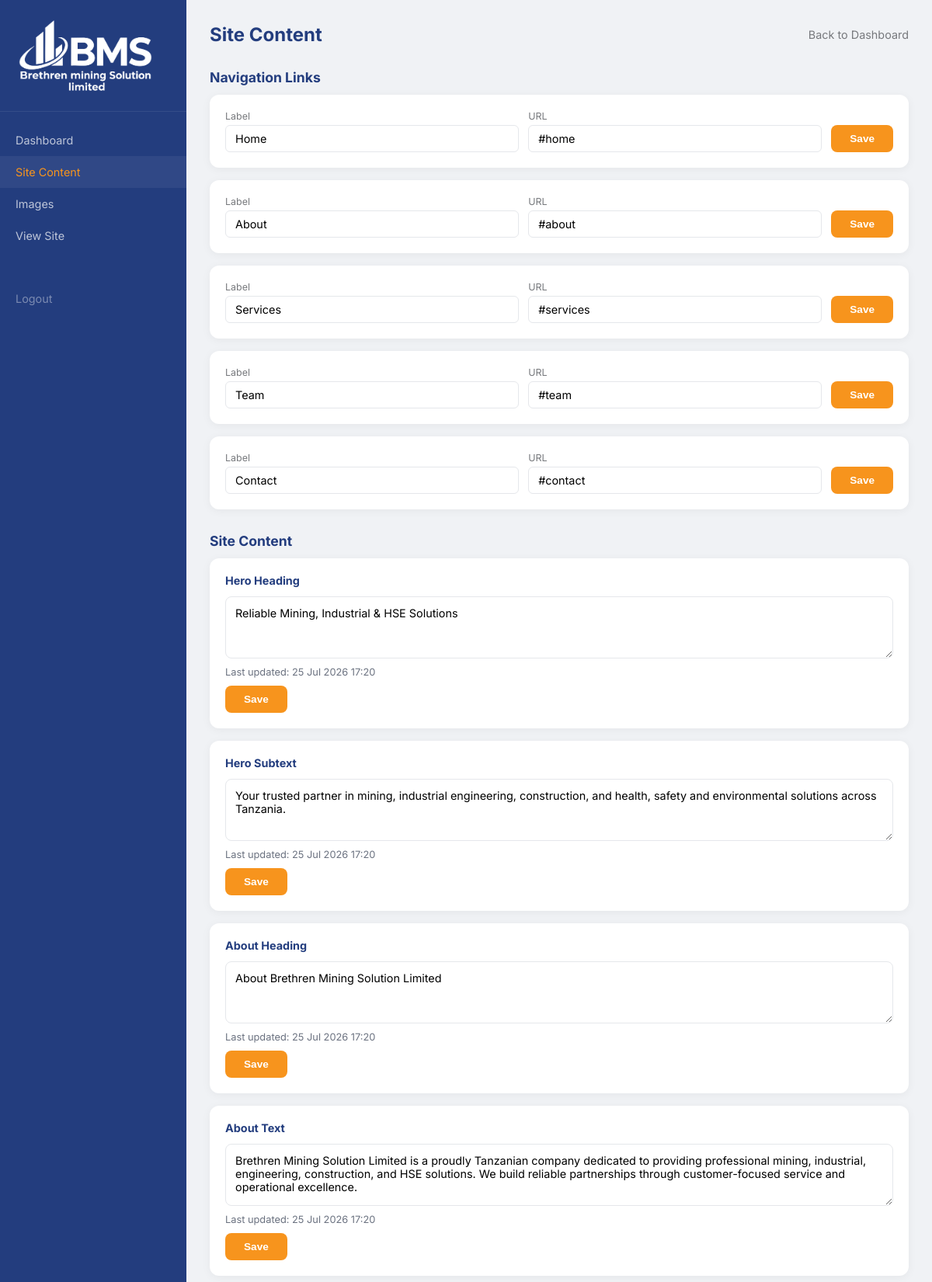
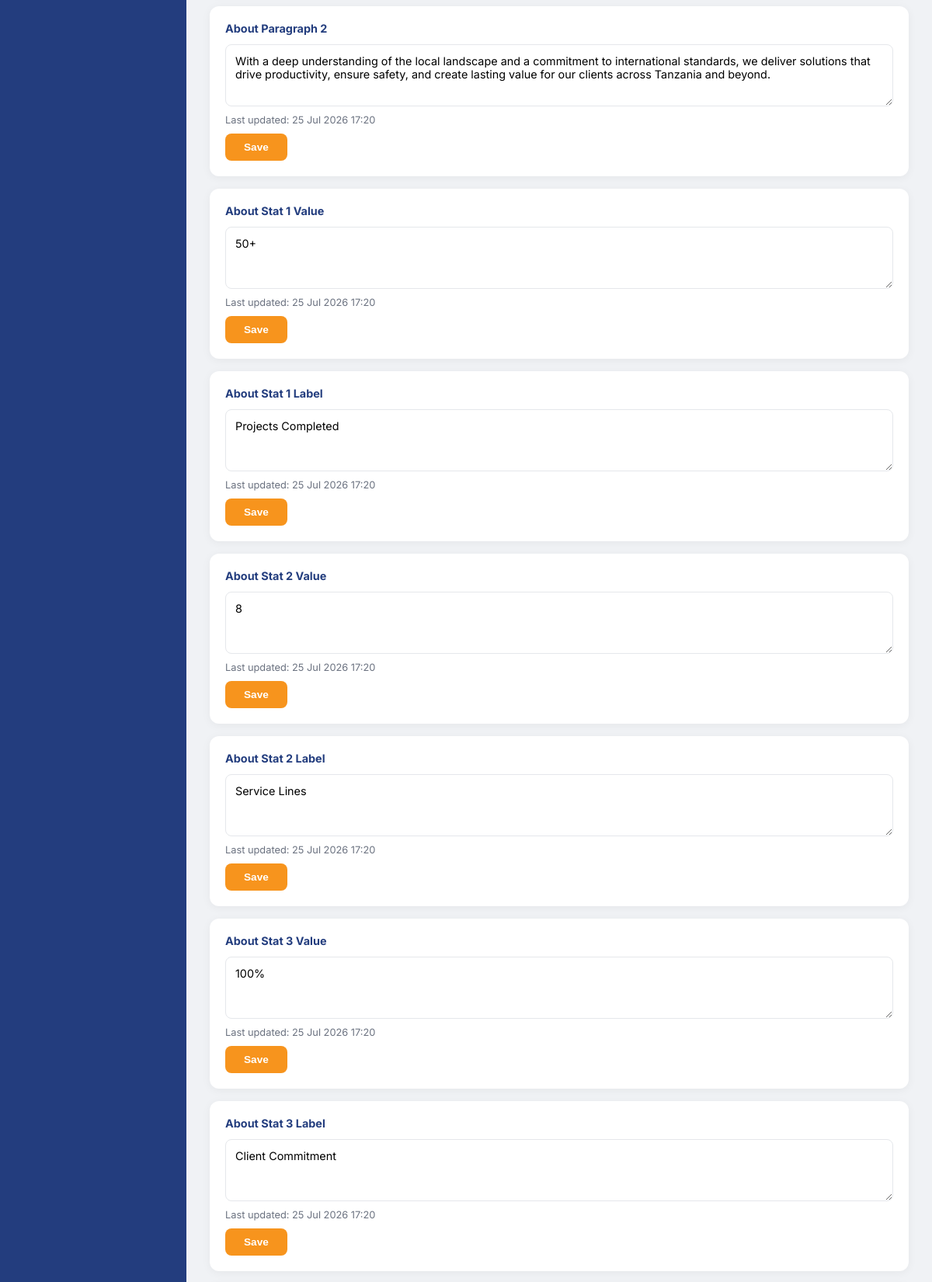
Screenshot of /admin/content.php (signed in, upper part) with the database file from the repository (2 pictures, top to bottom).
### tables this page shows
CREATE TABLE IF NOT EXISTS `nav_items` (
  `id` int(11) NOT NULL AUTO_INCREMENT,
  `label` varchar(100) NOT NULL,
  `href` varchar(255) NOT NULL,
  `sort_order` int(11) NOT NULL DEFAULT 0,
  `is_active` tinyint(1) NOT NULL DEFAULT 1,
  PRIMARY KEY (`id`)
);

CREATE TABLE IF NOT EXISTS `site_content` (
  `id` int(11) NOT NULL AUTO_INCREMENT,
  `page_section` varchar(100) NOT NULL,
  `content` text NOT NULL,
  `updated_at` timestamp NOT NULL DEFAULT CURRENT_TIMESTAMP ON UPDATE CURRENT_TIMESTAMP,
  PRIMARY KEY (`id`),
  UNIQUE KEY `page_section` (`page_section`)
);

### includes/config.php (called while the page is built, shortened)
<?php
function escape($str) {
    return htmlspecialchars($str, ENT_QUOTES, 'UTF-8');
}

### includes/database.php (called while the page is built, shortened)
<?php
require_once __DIR__ . '/config.php';
class Database {
    private static $instance = null;
    private $pdo;
    private function __construct() {
        $dsn = 'mysql:host=' . DB_HOST . ';dbname=' . DB_NAME . ';charset=utf8mb4';
        $this->pdo = new PDO($dsn, DB_USER, DB_PASS, [
            PDO::ATTR_ERRMODE => PDO::ERRMODE_EXCEPTION,
            PDO::ATTR_DEFAULT_FETCH_MODE => PDO::FETCH_ASSOC,
            PDO::ATTR_EMULATE_PREPARES => false,
        ]);
    }
    public static function getInstance() {
        if (self::$instance === null) {
            self::$instance = new self();
        }
        return self::$instance;
    }
    public function query($sql, $params = []) {
        $stmt = $this->pdo->prepare($sql);
        $stmt->execute($params);
        return $stmt;
    }
    public function fetchAll($sql, $params = []) {
        return $this->query($sql, $params)->fetchAll();
    }
}

### admin/content.php (the view, shortened to what this page needs)
<?php
require_once __DIR__ . '/../includes/config.php';
require_once __DIR__ . '/../includes/database.php';
$db = Database::getInstance();
$sections = $db->fetchAll('SELECT * FROM site_content ORDER BY id');
$navItems = $db->fetchAll('SELECT * FROM nav_items ORDER BY sort_order');
?><!DOCTYPE html>
<html lang="en">
<head>
</head>
<body>
    <div class="sidebar">
        <div class="sidebar-logo"><img src="../assets/images/logo-white.png" alt="<?= escape(SITE_NAME) ?>"></div>
        <a href="dashboard.php">Dashboard</a>
        <a href="content.php" class="active">Site Content</a>
        <a href="images.php">Images</a>
        <a href="../">View Site</a>
        <a href="logout.php" style="margin-top:40px;color:rgba(255,255,255,0.4);">Logout</a>
    </div>
    <div class="main">
        <div class="header-bar">
            <h1>Site Content</h1>
            <a href="dashboard.php">Back to Dashboard</a>
        </div>
        <h2 style="font-size:1.1rem;color:#233d7e;margin:24px 0 12px">Navigation Links</h2>
        <div class="content-list" style="margin-bottom:30px">
            <?php foreach ($navItems as $n): ?>
            <form method="post" class="content-item" style="display:flex;gap:12px;align-items:center;flex-wrap:wrap">
                <div style="flex:1;min-width:120px">
                    <label style="display:block;font-size:0.78rem;color:#77797d;margin-bottom:4px">Label</label>
                    <input type="text" name="nav_label" value="<?= escape($n['label']) ?>" style="width:100%;padding:8px 12px;border:1.5px solid #e5e7eb;border-radius:6px;font-family:inherit;font-size:0.9rem">
                </div>
                <div style="flex:1;min-width:120px">
                    <label style="display:block;font-size:0.78rem;color:#77797d;margin-bottom:4px">URL</label>
                    <input type="text" name="nav_href" value="<?= escape($n['href']) ?>" style="width:100%;padding:8px 12px;border:1.5px solid #e5e7eb;border-radius:6px;font-family:inherit;font-size:0.9rem">
                </div>
                <button type="submit" class="btn" style="margin-top:18px;white-space:nowrap">Save</button>
            </form>
            <?php endforeach; ?>
        </div>
        <h2 style="font-size:1.1rem;color:#233d7e;margin:24px 0 12px">Site Content</h2>
        <div class="content-list">
            <?php foreach ($sections as $s): ?>
            <form method="post" class="content-item">
                <h3><?= escape(str_replace('_', ' ', $s['page_section'])) ?></h3>
                <textarea name="content"><?= escape($s['content']) ?></textarea>
                <div class="hint">Last updated: <?= date('d M Y H:i', strtotime($s['updated_at'])) ?></div>
                <button type="submit" class="btn">Save</button>
            </form>
            <?php endforeach; ?>
        </div>
    </div>
</body>
</html>

### admin/content.php (style rules this page uses)
* { margin: 0; padding: 0; box-sizing: border-box; }
body { font-family: 'Inter', system-ui, sans-serif; background: #f0f2f5; display: flex; }
.sidebar { width: 240px; background: #233d7e; min-height: 100vh; padding: 24px 0; display: flex; flex-direction: column; }
.sidebar .sidebar-logo { padding: 0 20px 20px; border-bottom: 1px solid rgba(255,255,255,0.08); margin-bottom: 16px; }
.sidebar .sidebar-logo img { max-width: 180px; height: auto; }
.sidebar a { display: block; padding: 12px 20px; color: rgba(255,255,255,0.7); text-decoration: none; font-size: 0.9rem; }
.sidebar a:hover, .sidebar a.active { background: rgba(255,255,255,0.06); color: #F7941D; }
.main { flex: 1; padding: 30px; }
.header-bar { display: flex; justify-content: space-between; align-items: center; margin-bottom: 30px; }
.header-bar h1 { font-size: 1.5rem; color: #233d7e; }
.header-bar a { color: #77797d; text-decoration: none; font-size: 0.9rem; }
.content-list { display: grid; gap: 16px; }
.content-item { background: #fff; border-radius: 12px; padding: 20px; box-shadow: 0 2px 12px rgba(0,0,0,0.05); }
.content-item h3 { font-size: 0.9rem; color: #233d7e; margin-bottom: 12px; text-transform: capitalize; }
.content-item textarea { width: 100%; min-height: 80px; padding: 12px; border: 1.5px solid #e5e7eb; border-radius: 8px; font-family: inherit; font-size: 0.9rem; resize: vertical; }
.content-item .btn { margin-top: 10px; padding: 10px 24px; background: #F7941D; color: #fff; border: none; border-radius: 8px; font-size: 0.85rem; font-weight: 600; cursor: pointer; }
.content-item .hint { font-size: 0.8rem; color: #6B7280; margin-top: 6px; }

### rows the page displays
nav_items: nav_label "Home", nav_href "#home"
nav_items: nav_label "About", nav_href "#about"
nav_items: nav_label "Services", nav_href "#services"
nav_items: nav_label "Team", nav_href "#team"
nav_items: nav_label "Contact", nav_href "#contact"
site_content: page_section "Hero Heading", content "Reliable Mining, Industrial & HSE Solutions", updated_at "25 Jul 2026 17:20"
site_content: page_section "Hero Subtext", content "Your trusted partner in mining, industrial engineering, construction, and health, safety and environmental solutions across Tanzania.", updated_at "25 Jul 2026 17:20"
site_content: page_section "About Heading", content "About Brethren Mining Solution Limited", updated_at "25 Jul 2026 17:20"
site_content: page_section "About Text", content "Brethren Mining Solution Limited is a proudly Tanzanian company dedicated to providing professional mining, industrial, engineering, construction, and HSE solutions. We build reliable partnerships through customer-focused service and operational excellence.", updated_at "25 Jul 2026 17:20"
site_content: page_section "About Paragraph 2", content "With a deep understanding of the local landscape and a commitment to international standards, we deliver solutions that drive productivity, ensure safety, and create lasting value for our clients across Tanzania and beyond.", updated_at "25 Jul 2026 17:20"
site_content: page_section "About Stat 1 Value", content "50+", updated_at "25 Jul 2026 17:20"
site_content: page_section "About Stat 1 Label", content "Projects Completed", updated_at "25 Jul 2026 17:20"
site_content: page_section "About Stat 2 Value", content "8", updated_at "25 Jul 2026 17:20"
site_content: page_section "About Stat 2 Label", content "Service Lines", updated_at "25 Jul 2026 17:20"
site_content: page_section "About Stat 3 Value", content "100%", updated_at "25 Jul 2026 17:20"
site_content: page_section "About Stat 3 Label", content "Client Commitment", updated_at "25 Jul 2026 17:20"
